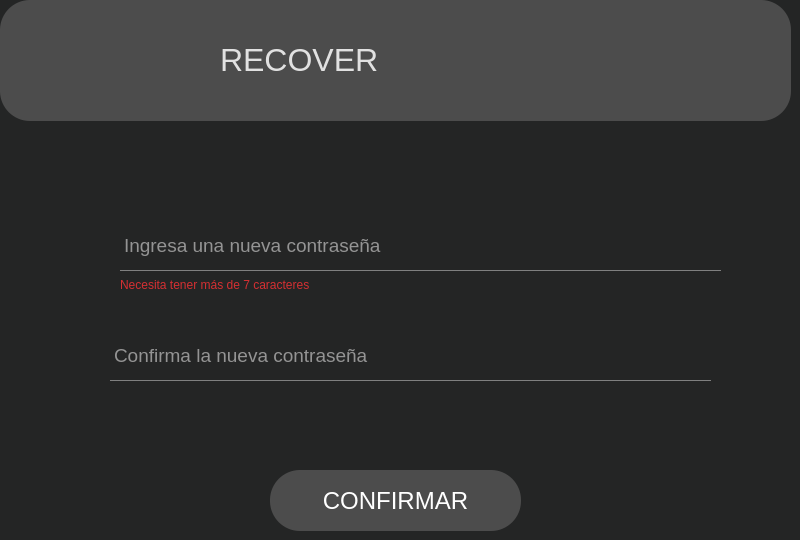
      <widget class="QWidget" name="pag03Login">
       <property name="styleSheet">
        <string notr="true">border-radius: 30px; /* Ajusta el valor para el radio de los bordes */
background-color:#242525;</string>
       </property>
       <widget class="QWidget" name="widget_3" native="true">
        <property name="geometry">
         <rect>
          <x>0</x>
          <y>0</y>
          <width>791</width>
          <height>121</height>
         </rect>
        </property>
        <property name="styleSheet">
         <string notr="true">border-radius: 30px; /* Ajusta el valor para el radio de los bordes */
background-color:#4c4c4c;</string>
        </property>
        <widget class="QLabel" name="label_7">
         <property name="geometry">
          <rect>
           <x>220</x>
           <y>30</y>
           <width>341</width>
           <height>61</height>
          </rect>
         </property>
         <property name="font">
          <font>
           <pointsize>24</pointsize>
          </font>
         </property>
         <property name="styleSheet">
          <string notr="true">QLabel {
    color: white; /* Cambia #3498db por el color que prefieras */
}</string>
         </property>
         <property name="text">
          <string>&lt;html&gt;&lt;head/&gt;&lt;body&gt;&lt;p&gt;&lt;span style=&quot; color:#e1e1e1;&quot;&gt;RECOVER&lt;/span&gt;&lt;/p&gt;&lt;/body&gt;&lt;/html&gt;</string>
         </property>
        </widget>
        <widget class="QLabel" name="profileIcon8">
         <property name="geometry">
          <rect>
           <x>70</x>
           <y>0</y>
           <width>121</width>
           <height>121</height>
          </rect>
         </property>
         <property name="styleSheet">
          <string notr="true">QLabel {
    background-position: center;
    background-repeat: no-repeat;
    background-size: contain; /* Ajusta la imagen al QLabel */
}</string>
         </property>
         <property name="text">
          <string/>
         </property>
         <property name="pixmap">
          <pixmap>Hologramas/icon/profile.png</pixmap>
         </property>
         <property name="scaledContents">
          <bool>true</bool>
         </property>
        </widget>
        <widget class="QPushButton" name="pushButton_4">
         <property name="geometry">
          <rect>
           <x>20</x>
           <y>40</y>
           <width>61</width>
           <height>41</height>
          </rect>
         </property>
         <property name="styleSheet">
          <string notr="true">QPushButton {
    background-image: url(&quot;C:/6TO_SEMESTRE/Hologramas/icon/atrasflechav.png&quot;); /* Ruta de la imagen */
    background-position: center;    /* Centrar la imagen */
    background-repeat: no-repeat;   /* Evitar que se repita la imagen */
    background-size: contain;    /* Cambiar el tamaño de la imagen (ajusta según sea necesario) */
    border: none;                   /* Elimina el borde del botón */
}
QPushButton:hover {
    background-color: rgba(255, 255, 255, 0.1); 
    color: white;                              
}</string>
         </property>
         <property name="text">
          <string/>
         </property>
        </widget>
       </widget>
       <widget class="QTextEdit" name="textEdit_9">
        <property name="geometry">
         <rect>
          <x>120</x>
          <y>230</y>
          <width>601</width>
          <height>41</height>
         </rect>
        </property>
        <property name="styleSheet">
         <string notr="true">QTextEdit {
    border-top:none;
    border-left: none;
    border-right: none;
    border-bottom: 1px solid gray; /* Solo el borde inferior es gris */

}</string>
        </property>
        <property name="html">
         <string>&lt;!DOCTYPE HTML PUBLIC &quot;-//W3C//DTD HTML 4.0//EN&quot; &quot;http://www.w3.org/TR/REC-html40/strict.dtd&quot;&gt;
&lt;html&gt;&lt;head&gt;&lt;meta name=&quot;qrichtext&quot; content=&quot;1&quot; /&gt;&lt;style type=&quot;text/css&quot;&gt;
p, li { white-space: pre-wrap; }
&lt;/style&gt;&lt;/head&gt;&lt;body style=&quot; font-family:'MS Shell Dlg 2'; font-size:7.8pt; font-weight:400; font-style:normal;&quot;&gt;
&lt;p style=&quot; margin-top:0px; margin-bottom:0px; margin-left:0px; margin-right:0px; -qt-block-indent:0; text-indent:0px;&quot;&gt;&lt;span style=&quot; font-size:14pt; color:#949494;&quot;&gt;Ingresa una nueva contraseña&lt;/span&gt;&lt;/p&gt;&lt;/body&gt;&lt;/html&gt;</string>
        </property>
       </widget>
       <widget class="QLabel" name="profileIcon9">
        <property name="geometry">
         <rect>
          <x>80</x>
          <y>230</y>
          <width>31</width>
          <height>31</height>
         </rect>
        </property>
        <property name="styleSheet">
         <string notr="true">QLabel {
    background-position: center;
    background-repeat: no-repeat;
    background-size: contain; /* Ajusta la imagen al QLabel */
}</string>
        </property>
        <property name="text">
         <string/>
        </property>
        <property name="pixmap">
         <pixmap>Hologramas/icon/candado.png</pixmap>
        </property>
        <property name="scaledContents">
         <bool>true</bool>
        </property>
       </widget>
       <widget class="QLabel" name="label_8">
        <property name="geometry">
         <rect>
          <x>120</x>
          <y>270</y>
          <width>351</width>
          <height>31</height>
         </rect>
        </property>
        <property name="font">
         <font>
          <pointsize>24</pointsize>
         </font>
        </property>
        <property name="styleSheet">
         <string notr="true">QLabel {
    color: white; /* Cambia #3498db por el color que prefieras */
    background:none;
}</string>
        </property>
        <property name="text">
         <string>&lt;html&gt;&lt;head/&gt;&lt;body&gt;&lt;p&gt;&lt;span style=&quot; font-size:9pt; color:#d52f32;&quot;&gt;Necesita tener más de 7 caracteres&lt;/span&gt;&lt;/p&gt;&lt;/body&gt;&lt;/html&gt;</string>
        </property>
       </widget>
       <widget class="QTextEdit" name="textEdit_10">
        <property name="geometry">
         <rect>
          <x>110</x>
          <y>340</y>
          <width>601</width>
          <height>41</height>
         </rect>
        </property>
        <property name="styleSheet">
         <string notr="true">QTextEdit {
    border-top:none;
    border-left: none;
    border-right: none;
    border-bottom: 1px solid gray; /* Solo el borde inferior es gris */

}</string>
        </property>
        <property name="html">
         <string>&lt;!DOCTYPE HTML PUBLIC &quot;-//W3C//DTD HTML 4.0//EN&quot; &quot;http://www.w3.org/TR/REC-html40/strict.dtd&quot;&gt;
&lt;html&gt;&lt;head&gt;&lt;meta name=&quot;qrichtext&quot; content=&quot;1&quot; /&gt;&lt;style type=&quot;text/css&quot;&gt;
p, li { white-space: pre-wrap; }
&lt;/style&gt;&lt;/head&gt;&lt;body style=&quot; font-family:'MS Shell Dlg 2'; font-size:7.8pt; font-weight:400; font-style:normal;&quot;&gt;
&lt;p style=&quot; margin-top:0px; margin-bottom:0px; margin-left:0px; margin-right:0px; -qt-block-indent:0; text-indent:0px;&quot;&gt;&lt;span style=&quot; font-size:14pt; color:#949494;&quot;&gt;Confirma la nueva contraseña&lt;/span&gt;&lt;/p&gt;&lt;/body&gt;&lt;/html&gt;</string>
        </property>
       </widget>
       <widget class="QPushButton" name="botonConfirmar">
        <property name="geometry">
         <rect>
          <x>270</x>
          <y>470</y>
          <width>251</width>
          <height>61</height>
         </rect>
        </property>
        <property name="font">
         <font>
          <pointsize>18</pointsize>
         </font>
        </property>
        <property name="toolTip">
         <string>&lt;html&gt;&lt;head/&gt;&lt;body&gt;&lt;p&gt;&lt;span style=&quot; font-size:18pt;&quot;&gt;LOGIN&lt;/span&gt;&lt;/p&gt;&lt;/body&gt;&lt;/html&gt;</string>
        </property>
        <property name="styleSheet">
         <string notr="true">QPushButton{
border-radius: 30px; /* Ajusta el valor para el radio de los bordes */
background-color:#4c4c4c;
color: white;
}

QPushButton:hover {
    background-color: rgba(255, 255, 255, 0.1); 
    color: white;                              
}</string>
        </property>
        <property name="text">
         <string>CONFIRMAR</string>
        </property>
       </widget>
      </widget>
